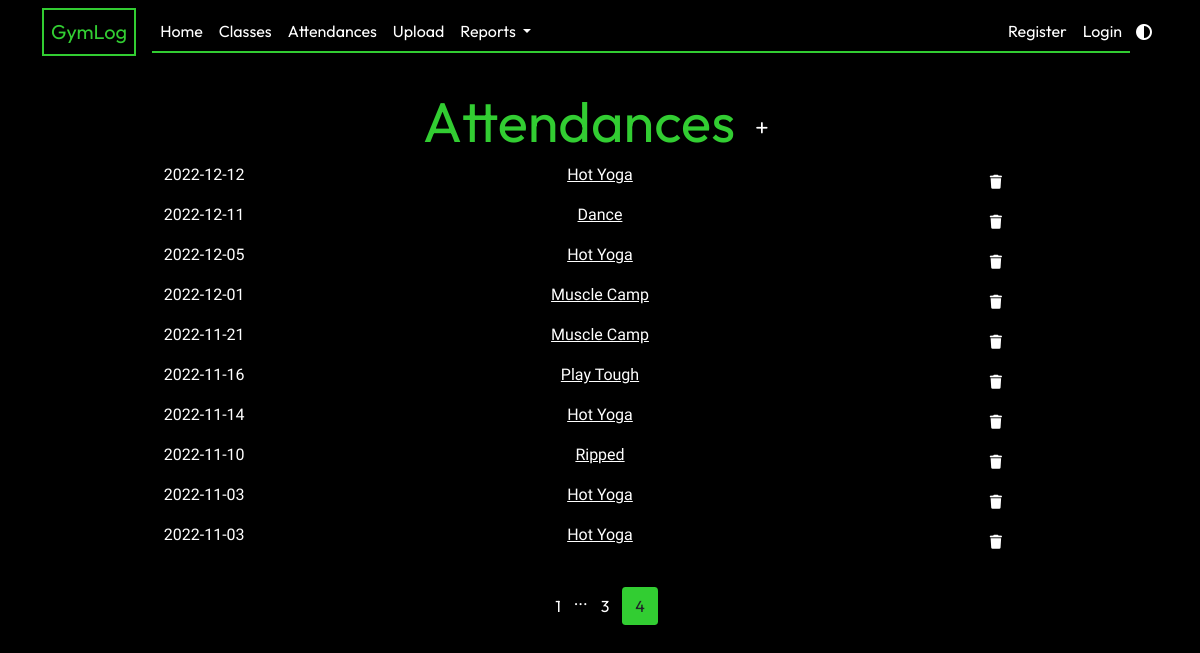
The page /attendances?page=4 on the database its author committed.
### app/models.py (models this page shows, shortened)
class Attendance(db.Model):
    id = db.Column(db.Integer, primary_key=True)
    class_id = db.Column(db.Integer, db.ForeignKey("gym_class.id"), nullable=False)
    date_attended = db.Column(db.Date, nullable=False, default=date.today)

class GymClass(db.Model):
    id = db.Column(db.Integer, primary_key=True)
    name = db.Column(db.String(20), unique=True, nullable=False)
    class_type = db.Column(db.String(3), default="Workout")
    attendance_list = db.relationship("Attendance", backref="class_taken", lazy=True)

### app/attendances/routes.py (the view)
@attendances.route("/attendances")
def show_attendances():
    page = request.args.get("page", 1, type=int)
    attendance_list = Attendance.query.order_by(
        Attendance.date_attended.desc()
    ).paginate(page=page, per_page=15)
    return render_template(
        "attendances.html", title="Attendances", attendance_list=attendance_list
    )

### app/templates/attendances.html (shortened to what this page needs)
{% extends "layout.html" %} {% block content %}
<div class="text-center mt-2">
  <h1 class="display-4">
    Attendances
    <a
      href="{{ url_for('attendances.new_attendance') }}"
      class="btn btn-sm btn-add"
      ><i class="fa-solid fa-plus"></i
    ></a>
  </h1>
</div>
<div class="row text-center">
  {% for a in attendance_list %}
  <div class="col-2">
    <p>{{ a.date_attended.strftime('%Y-%m-%d') }}</p>
  </div>
  <div class="col-8">
    <p>
      <a
        class="class-link"
        href="{{ url_for('classes.show_class', class_id=a.class_id) }}"
        >{{ a.class_taken.name }}</a
      >
    </p>
  </div>
  <div class="col-2">
    <button
      type="button"
      class="btn btn-other btn-sm m-1"
      data-bs-toggle="modal"
      data-bs-target="#deleteModal">
      <i class="fa-solid fa-trash"></i>
    </button>
  </div>
  {% endfor %}
</div>
<nav class="mt-4">
  <ul class="pagination justify-content-center">
    {% for page_num in attendance_list.iter_pages(left_edge=1, right_edge=1,
    left_current=1, right_current=2) %} {% if page_num %} {% if
    attendance_list.page == page_num %}
    <li>
      <a
        class="btn btn-current mb-4"
        href="{{ url_for('attendances.show_attendances', page=page_num) }}"
        >{{ page_num }}</a
      >
    </li>
    {% else %}
    <li>
      <a
        class="btn btn-other mb-4"
        href="{{ url_for('attendances.show_attendances', page=page_num) }}"
        >{{ page_num }}</a
      >
    </li>
    {% endif %} {% else %} ... {% endif %} {% endfor %}
  </ul>
</nav>
{% endblock content %}

### app/static/main.css (style rules this page uses)
:root { --primary-color: black; --secondary-color: white; --accent-color: #32cd32; --typewriter-speed: 2s; --typewriter-chars: 17; }
body { background-color: var(--primary-color); color: var(--secondary-color); margin: 0; min-height: 100vh; font-family: "Roboto"; }
h1, h2, h3, h4 { color: var(--accent-color); font-family: Outfit; }
nav { font-family: Outfit; }
.btn-current { background-color: var(--accent-color); border-radius: 10% 10%; }
.btn-other { background-color: transparent; color: var(--secondary-color); }
.btn-add { background-color: transparent; color: var(--secondary-color); border-radius: 50%; }
.class-link { color: var(--secondary-color); }

### rows shown on the page
Attendance: date_attended "2022-12-12", class_taken.name "Hot Yoga"
Attendance: date_attended "2022-12-11", class_taken.name "Dance"
Attendance: date_attended "2022-12-05", class_taken.name "Hot Yoga"
Attendance: date_attended "2022-12-01", class_taken.name "Muscle Camp"
Attendance: date_attended "2022-11-21", class_taken.name "Muscle Camp"
Attendance: date_attended "2022-11-16", class_taken.name "Play Tough"
Attendance: date_attended "2022-11-14", class_taken.name "Hot Yoga"
Attendance: date_attended "2022-11-10", class_taken.name "Ripped"
Attendance: date_attended "2022-11-03", class_taken.name "Hot Yoga"
Attendance: date_attended "2022-11-03", class_taken.name "Hot Yoga"

### other values the page prints
{{ page_num }} "1" "3"
{{ page_num }} "4"
